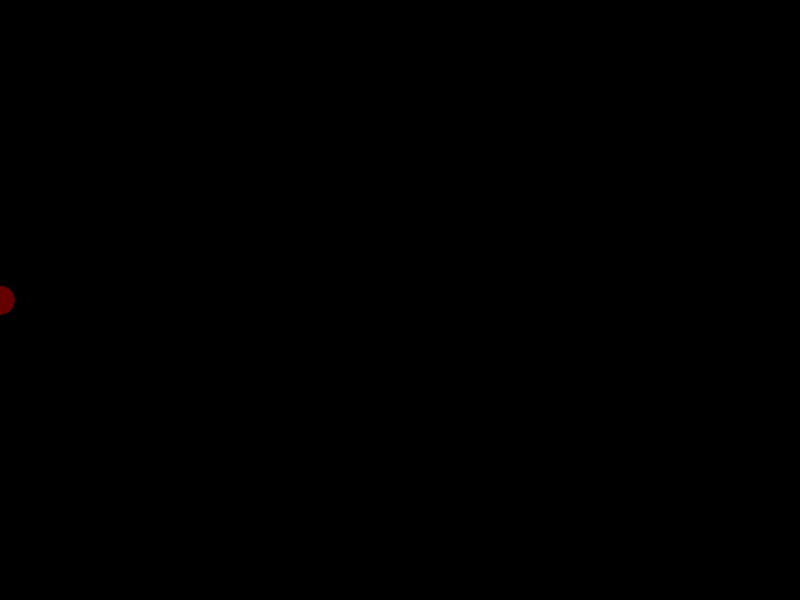
Frame 1 (no input)
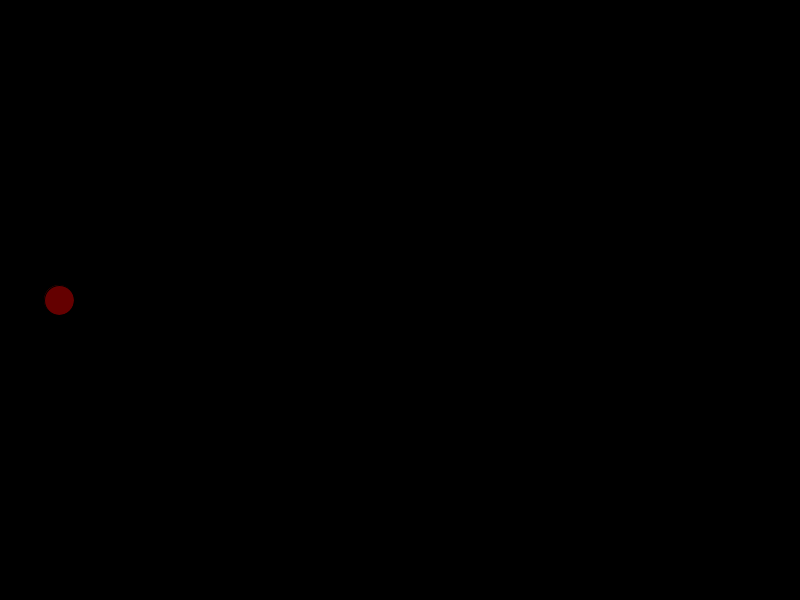
Frame 60 (the mouse pressed at the canvas centre just before this capture)
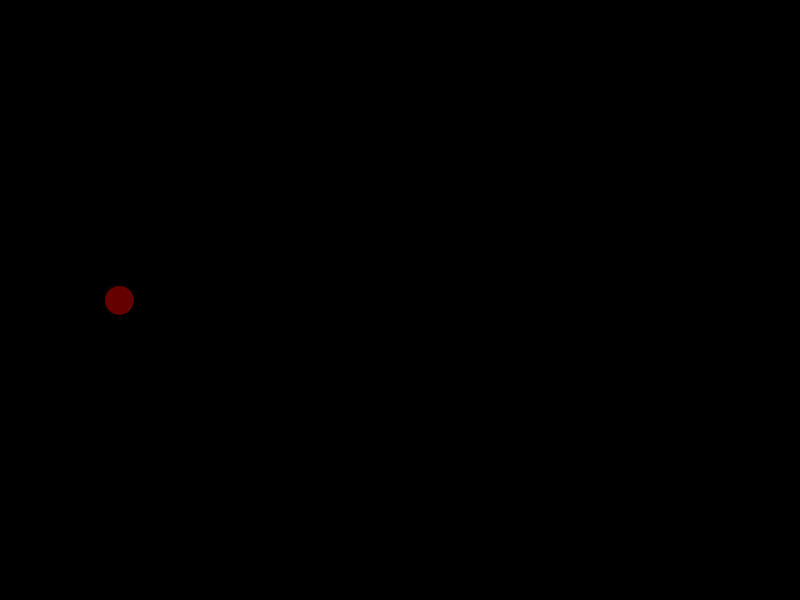
Frame 120 (the mouse held since frame 60 and released just before this capture)

The Processing sketch that drew these frames (run headless with seeded random() and noise(); from frame 60 on, the mouse is pressed at the canvas centre):

// Processing sketch: circle1
// ── circle1.pde

float x=0;

void setup()
{
  size(800,600);
}

void draw()
{
  background(0);
  
  fill(100,0,0);
  ellipse(x,height/2,30,30);
  x++;
  if(x>width)  x=0;
}
